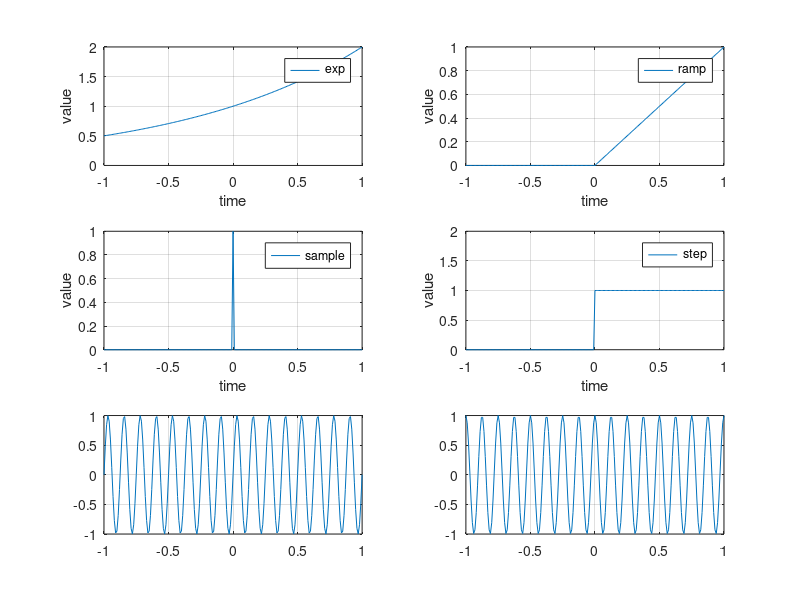

Recreate this plot in MATLAB.
t = (-1:0.01:1)
base = 2*ones(1,length(t))

exp = base.^t
figure(1)%1x2 grid
subplot(3,2,1),plot(t,exp),grid on;
xlabel('time');
ylabel('value');
legend('exp');
%hold on;


sample = t == 0.00;
step = t >= 0;
ramp = t.*step

subplot(3,2,2),plot(t,ramp),grid on;
xlabel('time');
ylabel('value');
legend('ramp');

subplot(3,2,3),plot(t,sample),grid on;
xlabel('time');
ylabel('value');
legend('sample');



subplot(3,2,4),plot(t,step),grid on;
xlabel('time');
ylabel('value');
legend('step');
axis([-1 1 0 2])

f = 1/0.125
y1 = sin(2*pi*f*t);
subplot(3,2,5),plot(t,y1),grid on;
y2 = cos(2*pi*f*t);
subplot(3,2,6),plot(t,y2),grid on;
%hold off

